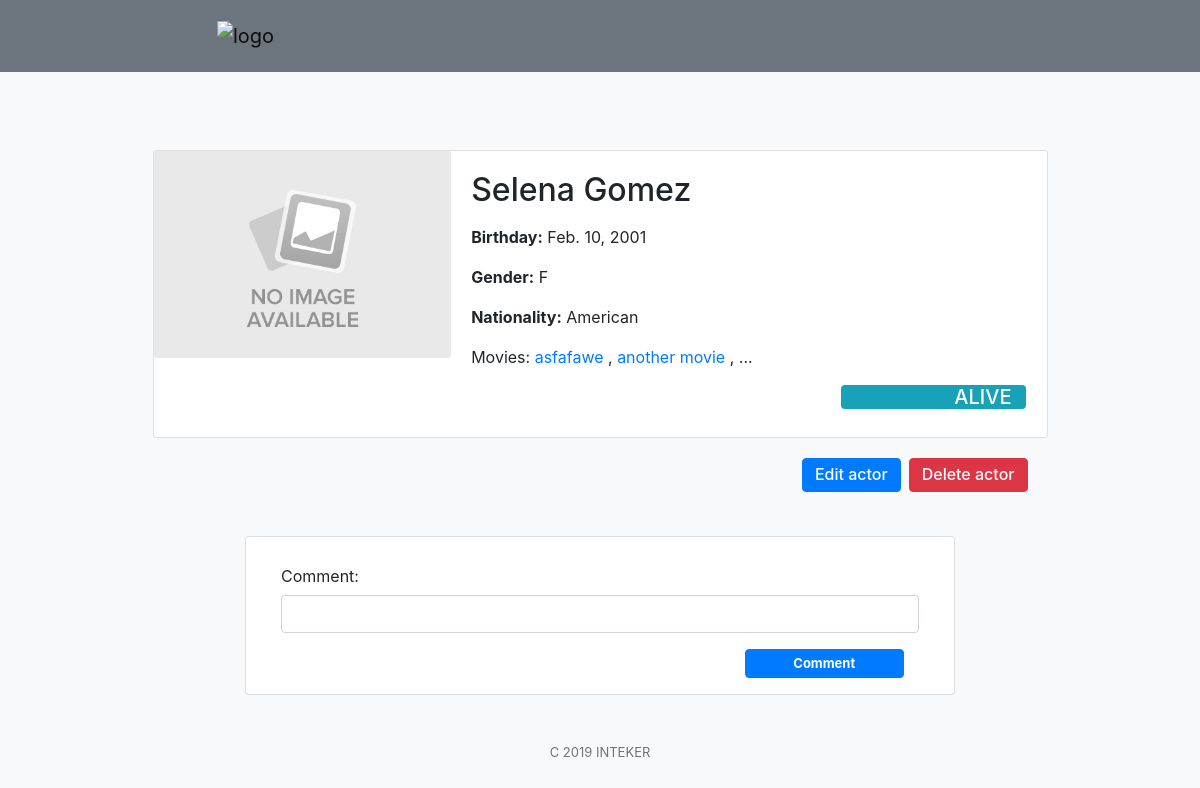
The page /home/actors/1/ on the database as committed earlier.
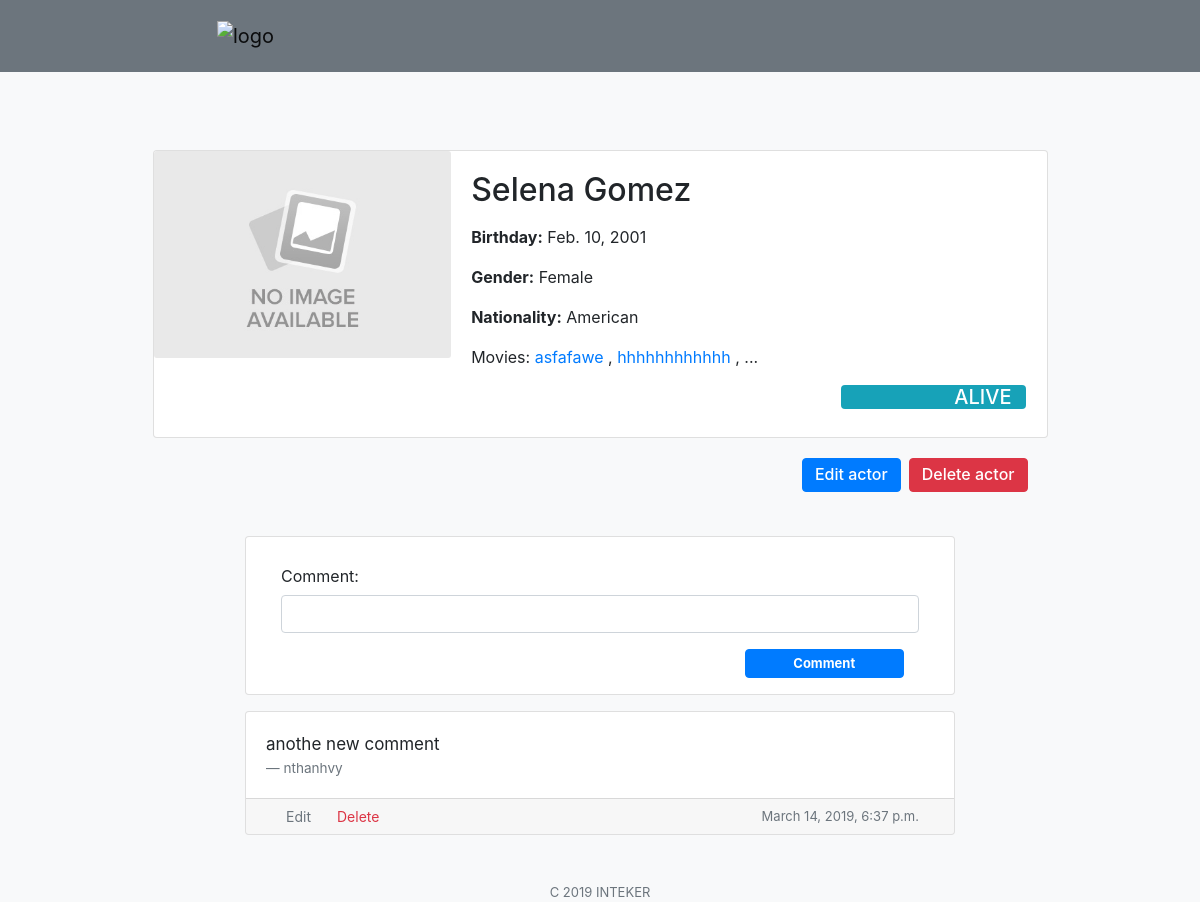
The same page on the database as committed later.
### intekimdb/models.py (models this page shows, shortened)
class Actor(models.Model):
    portrait = models.ImageField(upload_to='pic_folder/portrait/', default='pic_folder/no-img.jpg')
    firstname = models.CharField(max_length=50)
    lastname = models.CharField(max_length=50)
    birthday = models.DateTimeField(default=now())
    sex = models.CharField(max_length=6,
                           choices=(
                               ('Male', 'Male'),
                               ('Female', 'Female')
                           ), default='Male'
                           )
    nationality = models.CharField(max_length=15,
                                   choices=choice
                                   )
    alive = models.BooleanField(default=True)
    portrait = models.ImageField(upload_to = 'pic_folder/portrait', default = 'pic_folder/no-img.jpg')
    comments = GenericRelation(Comment)
    class Meta:
        verbose_name = "Actor"
        verbose_name_plural = "Actors"

class Movie(models.Model):
    title = models.CharField(max_length=100)
    description = models.TextField(max_length=500)
    release_date = models.DateTimeField(default=now())
    category = models.ManyToManyField(Category)
    actors = models.ManyToManyField(Actor, blank=True)
    logo = models.ImageField(upload_to = 'pic_folder/', default = 'pic_folder/no-img.jpg')
    comments = GenericRelation(Comment)
    class Meta:
        verbose_name = "Movie"
        verbose_name_plural = "Movies"

class Comment(models.Model):
    user = models.ForeignKey(settings.AUTH_USER_MODEL, on_delete=models.CASCADE, default=1)
    entry_comment = models.TextField(max_length=160, blank=True)
    release_date = models.DateTimeField(default=now())
    content_type = models.ForeignKey(ContentType, on_delete=models.CASCADE, default=1)
    object_id = models.PositiveIntegerField(default=1)
    content_object = GenericForeignKey('content_type', 'object_id')
    def __str__(self):
        return self.entry_comment

### intekimdb/views.py (the view, shortened to what this page needs)
# urls.py: path('actors/<int:pk>/', views.ActorDetailView.as_view(), name='actor_detail'),
class ActorDetailView(DetailView, FormMixin):
    model = Actor
    form_class = CommentForm
    def get_context_data(self, **kwargs):
        context = super().get_context_data(**kwargs)
        context['comments'] = Actor.objects.get(pk=self.kwargs.get('pk')).comments.all()
        context['edit_comment_form'] = CommentEditForm
        return context

### intekimdb/forms.py (shortened to what this page needs)
class CommentForm(forms.ModelForm):
    class Meta:
        model = Comment
        fields = ('entry_comment', )
        readonly_fields=('user', 'release_date')
        widgets = {
            'entry_comment': forms.TextInput(),
        }
    def __init__(self, *args, **kwargs):
        super(CommentForm, self).__init__(*args, **kwargs)
        self.fields['entry_comment'].label = ""

### accounts/templatetags/add_attr.py (called while the page is built)
@register.filter(name='add_attr')
def add_attr(field, css):
    atts = {}
    definision = css.split(',')
    for d in definision:
        if ':' not in d:
            atts['class'] = d
        else:
            key, val = d.split(':')
            atts[key] = val
    return field.as_widget(attrs=atts)

### templates/intekimdb/actor_detail.html (shortened to what this page needs)
{% extends "home.html" %}
{% load add_attr %}
{% block content %}
{% if object %}
<div class="col-10 mx-auto">
    <div class="card">
        <div class="row no-gutters">
            <div class="col-4">
                <img src="{{ actor.portrait.url }}"  class="card-img">
            </div>
            <div class="col-8">
                <div class="card-body">
                    <h2 class="card-head mb-3">{{ actor.firstname }} {{ actor.lastname }}</h2>
                    <p class="card-text">
                        <strong>Birthday:</strong> {{ actor.birthday.date }}
                    </p>
                    <p class="card-text">
                        <strong>Gender:</strong> {{ actor.sex }}
                    </p>
                    <p class="card-text">
                        <strong>Nationality:</strong> {{ actor.nationality }}
                    </p>
                    <p class="card-text">Movies:
                        {% for i in actor.movie_set.all %}
                        <a href="{% url 'intekimdb:movie_detail' i.id %}">
                            {{ i.title }}
                        </a>,
                        {% endfor %}...
                    </p>
                    {% if actor.alive %}
                    <div class="bg-info col-4 ml-auto rounded">
                        <h5 class="text-right text-white">ALIVE</h5>
                    </div>
                    {% else %}
                    <div class="bg-dark col-4 ml-auto rounded">
                        <h5 class="text-right text-white">DEAD</h5>
                    </div>
                    {% endif %}
                </div>
            </div>
        </div>
    </div>
    <div class="card-body ml-auto justify-content-end d-flex">
        <a href="{% url 'intekimdb:actor_update' actor.id %}" class="mr-2">
            <div class="btn btn-primary">
                <h6 class="mb-0">Edit actor </h6>
            </div>
        </a>
        <a href="{% url 'intekimdb:actor_delete' actor.id %}">
            <div class="btn btn-danger">
                <h6 class="mb-0">Delete actor </h6>
            </div>
        </a>
    </div>
</div>
<div class="col-8 mx-auto mt-4">
    <div class="card">
        <div class="card-body pb-0">
            <form method="POST">
                <div class="form-group">
                    <label for="id_entry_comment" class="col-4 col-form-label">Comment:</label>
                    <div class="col-12">
                        {{ form.entry_comment|add_attr:"class:form-control" }}
                    </div>
                    <div class="row col-12 mt-3">
                        <input class="btn btn-primary col-3 ml-auto py-1 font-weight-bold" type="submit" value="Comment" style="font-size: 13px">
                    </div>
                </div>
            </form>
        </div>
    </div>
    <div class="d-flex flex-column-reverse">
        {% for comment in actor.comments.all %}
        <div class="card mt-3">
            <div class="card-body">
                <blockquote class="blockquote mb-0" style="font-size: 17px">
                    {{comment}}
                    <footer class="blockquote-footer">{{ comment.user }}</footer>
                </blockquote>
            </div>
            <footer class="card-footer py-0" style="font-size: 13px">
                <div class="col-12 d-flex justify-content-start">
                    <button type="button" class="btn btn-default mr-2 text-muted px-1" data-toggle="modal" data-target="#myModal{{comment.id}}" style="font-size: 14px">Edit</button>
                    <button type="button" class="btn btn-default text-danger" data-toggle="modal" data-target="#myModal1{{comment.id}}" style="font-size: 14px">Delete</button>
                    <p class="text-muted mb-0 ml-auto align-self-center">
                        {{ comment.release_date }}
                    </p>
                </div>
            </footer>
        </div>
        {%endfor%}
    </div>
</div>
{% endif %}
{% endblock %}

Rows that differ between the two databases and show on the page:
removed Movie: title "another movie"
changed Actor "Selena": sex "F" → "Female"
added Movie: title "hhhhhhhhhhhh"
added Comment: entry_comment "anothe new comment", user "nthanhvy", release_date "March 14, 2019, 6:37 p.m."
